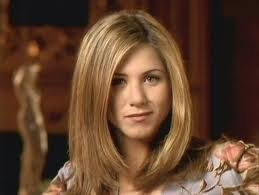
#> input picture fACE detection/test.jpg, 259 x 195 px
$ python face_detection.py
#> lines starting #> are read from the running program, lines starting #| are printed output that depends on the picture
# -*- coding: utf-8 -*-
"""
Created on Sat Jan 16 14:51:57 2021

@author: ASUS
"""
import cv2
print(cv2.__version__)
import numpy as np
import matplotlib.pyplot as plt
img=cv2.imread("test.jpg")
#> img is the input picture: shape (195, 259, 3); mean B, G, R 45.9, 67.1, 98.5
print(type(img))
#| <class 'numpy.ndarray'>
print("shape of bgr or rgb image")
print(img.shape)
#| (195, 259, 3)
#plt.imshow(img)

img=cv2.cvtColor(img,cv2.COLOR_BGR2RGB)
#plt.imshow(img)

imgG=cv2.cvtColor(img,cv2.COLOR_RGB2GRAY)
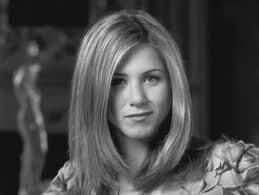
#> imgG: shape (195, 259); min 5, max 236, mean 74.1
plt.imshow(imgG, cmap="gray")
print("shapeof gray image")
print(imgG.shape)
#| (195, 259)
"""
haaracasade_face=cv2.CascadeClassifier("haarcascade_frontalface_default.xml")
faceRec=haaracasade_face.detectMultiScale(imgG,scaleFactor=1.2,minNeighbors=5)
print("facefound:", len(faceRec))
for (x,y,w,h) in faceRec:
    cv2.rectangle(img,(x,y),(x+w,y+h),(0,0,255),2)
"""
#plt.imshow(img)
